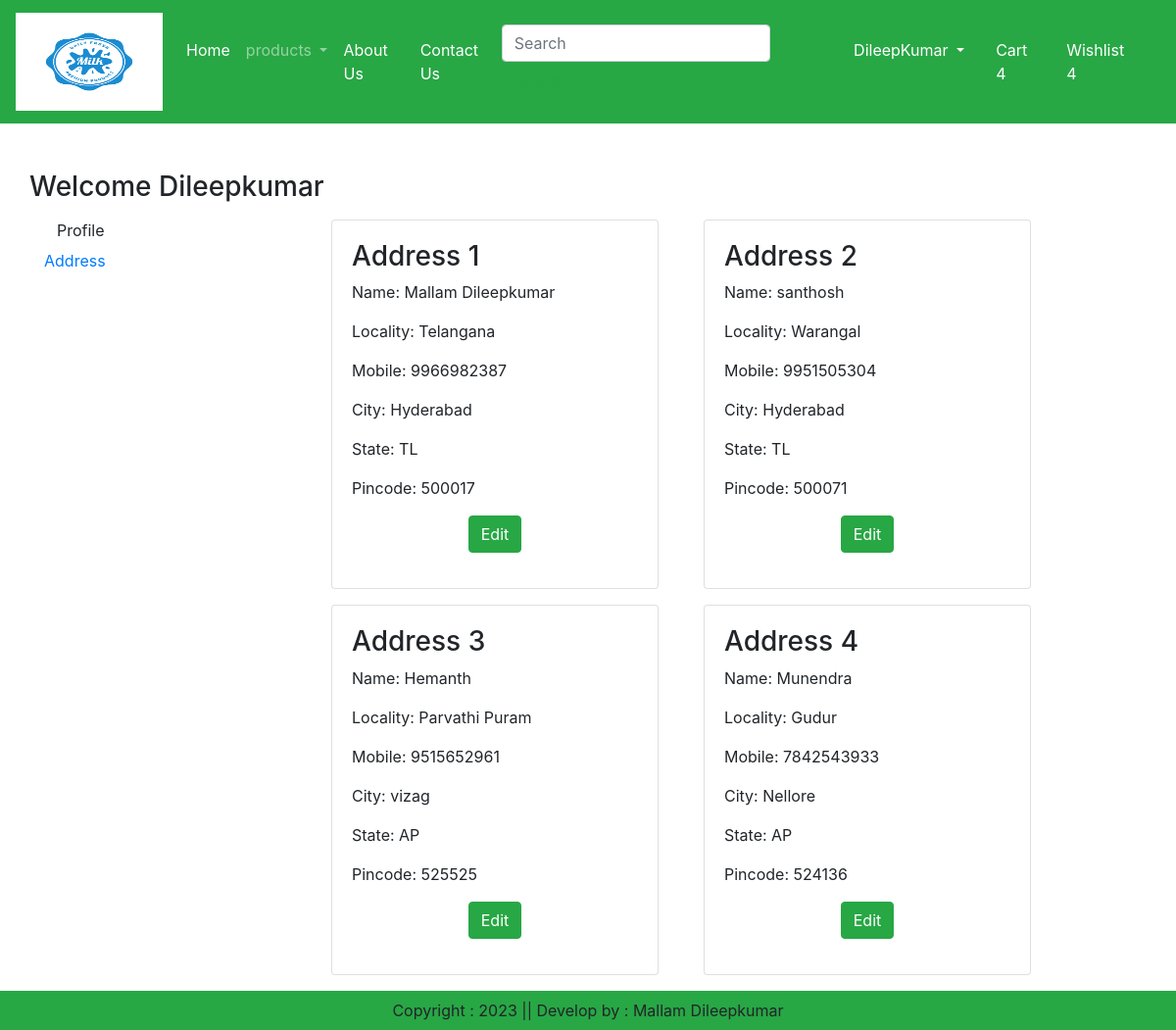
The page /address/ (signed in) on the database its author committed.
### EcommerceApp/models.py (models this page shows, shortened)
class Customer(models.Model):
    user = models.ForeignKey(User, on_delete=models.CASCADE)
    name = models.CharField(max_length=200)
    locality = models.CharField(max_length=200)
    city = models.CharField(max_length=50)
    mobile = models.IntegerField(default=0)
    zipcode = models.IntegerField()
    state = models.CharField(choices=STATE_CHOICES,max_length=100)

### EcommerceApp/views.py (the view)
# urls.py: path("address/",views.address, name="address"),
def address(request):
    add = Customer.objects.filter(user=request.user)
    return render(request, 'address.html', locals())

### templates/address.html (shortened to what this page needs)
{% extends "home.html" %}
{% load static %}
{% block main %}
<div class="container my-5">
    <div class="row">
        <h3>Welcome <span class="text-capitalize">{{request.user}}</span> </h3>
    </div>
    <div class="row">
        <div class="col-sm-2 border-end">
            <ul class="list-unstyled">
                <li class="d-grid"><a href="{% url 'profile' %}" class="btn">Profile</a></li>
                <li class="d-grid"><a href="{% url 'address' %}" class="btn-btn primary">Address</a></li>
            </ul>
        </div>
        <div class="col-sm-8 offset-sm-1">
            <div class="row" >
                {% for ad in add %}
                <div class="col-sm-6">
                    <div class="card m-2">
                        <div class="card-body">
                            <h3>Address {{forloop.counter}}</h3>
                            <p>Name: {{ad.name}}</p>
                            <p>Locality: {{ad.locality}}</p>
                            <p>Mobile: {{ad.mobile}}</p>
                            <p>City: {{ad.city}}</p>
                            <p>State: {{ad.state}}</p>
                            <p>Pincode: {{ad.zipcode}}</p>
                            <p class="text-center"><a href="{% url 'update-address' pk=ad.id %}" type="submit" class="btn btn-success"> Edit</a></p>
                        </div>
                    </div>
                </div>
                {% endfor %}
            </div>
        </div>
    </div>
</div>
{% endblock main %}

### rows shown on the page
Customer: name "Mallam Dileepkumar", locality "Telangana", mobile "9966982387", city "Hyderabad", state "TL", zipcode "500017"
Customer: name "santhosh", locality "Warangal", mobile "9951505304", city "Hyderabad", state "TL", zipcode "500071"
Customer: name "Hemanth", locality "Parvathi Puram", mobile "9515652961", city "vizag", state "AP", zipcode "525525"
Customer: name "Munendra", locality "Gudur", mobile "7842543933", city "Nellore", state "AP", zipcode "524136"

### other values the page prints
{{ request.user }} "Dileepkumar"
